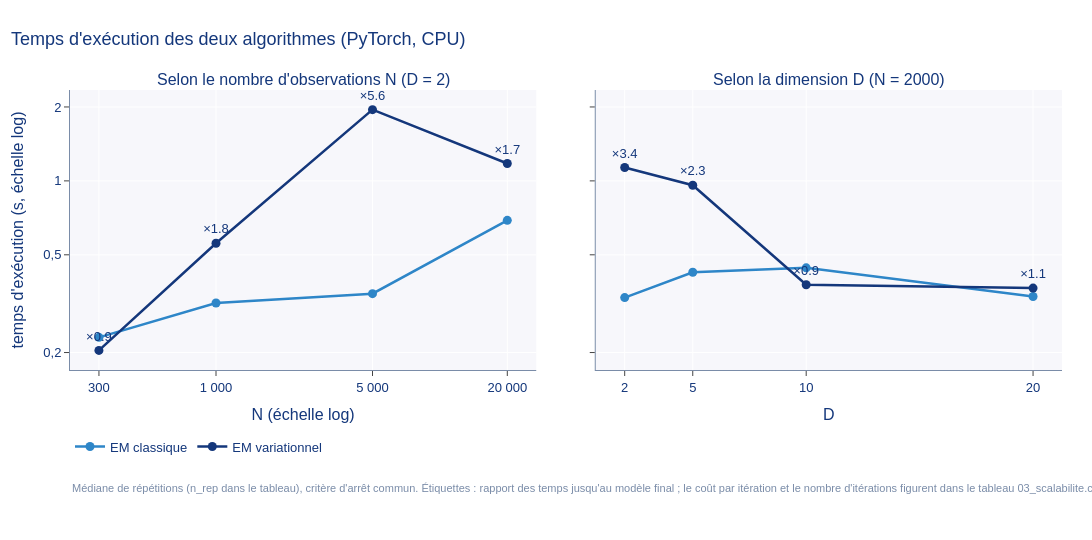

Notebook code for this chart:
### Markdown cell above
## 6. Scalabilité
Les temps mélangent coût par itération et nombre d'itérations ; ils servent à comparer les deux algorithmes entre eux, pas à prédire un temps absolu.

### Code cell
M.exp03_scalabilite(RAPIDE)
figure("03_scalabilite")
tableau("03_scalabilite")

### Figure 1 — Plotly figure (JSON) as saved in the notebook; plotly's stock layout.template omitted (floating-point values rounded to 4 significant figures)
{"data": [{"line": {"color": "#2E86C8", "width": 2.5}, "marker": {"size": 9}, "mode": "lines+markers", "name": "EM classique", "showlegend": true, "type": "scatter", "x": [300, 1000, 5000, 20000], "xaxis": "x", "y": [0.2306, 0.3181, 0.3474, 0.6908], "yaxis": "y"}, {"line": {"color": "#14377B", "width": 2.5}, "marker": {"size": 9}, "mode": "lines+markers+text", "name": "EM variationnel", "showlegend": true, "text": ["×0.9", "×1.8", "×5.6", "×1.7"], "textposition": "top center", "type": "scatter", "x": [300, 1000, 5000, 20000], "xaxis": "x", "y": [0.2041, 0.5574, 1.951, 1.177], "yaxis": "y"}, {"line": {"color": "#2E86C8", "width": 2.5}, "marker": {"size": 9}, "mode": "lines+markers", "name": "EM classique", "showlegend": false, "type": "scatter", "x": [2, 5, 10, 20], "xaxis": "x2", "y": [0.3349, 0.4245, 0.4424, 0.3383], "yaxis": "y2"}, {"line": {"color": "#14377B", "width": 2.5}, "marker": {"size": 9}, "mode": "lines+markers+text", "name": "EM variationnel", "showlegend": false, "text": ["×3.4", "×2.3", "×0.9", "×1.1"], "textposition": "top center", "type": "scatter", "x": [2, 5, 10, 20], "xaxis": "x2", "y": [1.133, 0.96, 0.3777, 0.366], "yaxis": "y2"}], "layout": {"annotations": [{"font": {"size": 16}, "showarrow": false, "text": "Selon le nombre d'observations N (D = 2)", "x": 0.235, "xanchor": "center", "xref": "paper", "y": 1, "yanchor": "bottom", "yref": "paper"}, {"font": {"size": 16}, "showarrow": false, "text": "Selon la dimension D (N = 2000)", "x": 0.765, "xanchor": "center", "xref": "paper", "y": 1, "yanchor": "bottom", "yref": "paper"}, {"font": {"color": "#7A8CA8", "size": 11}, "showarrow": false, "text": "Médiane de répétitions (n_rep dans le tableau), critère d'arrêt commun. Étiquettes : rapport des temps jusqu'au modèle final ; le coût par itération et le nombre d'itérations figurent dans le tableau 03_scalabilite.csv.", "x": 0, "xanchor": "left", "xref": "paper", "y": -0.45, "yref": "paper"}], "colorway": ["#14377B", "#2E86C8", "#38A1E8", "#7A8CA8", "#E07B39", "#3C9D6E", "#B8C4D6", "#8E5BA8"], "font": {"color": "#14377B", "family": "Montserrat, Helvetica, Arial, sans-serif", "size": 13}, "height": 540, "legend": {"bgcolor": "white", "font": {"size": 13}, "orientation": "h", "x": 0, "xanchor": "left", "y": -0.22, "yanchor": "top"}, "margin": {"b": 170, "l": 70, "r": 30, "t": 90}, "paper_bgcolor": "white", "plot_bgcolor": "#F7F7FB", "title": {"font": {"color": "#14377B", "size": 18}, "text": "Temps d'exécution des deux algorithmes (PyTorch, CPU)", "x": 0.01}, "width": 1100, "xaxis": {"anchor": "y", "domain": [0, 0.47], "gridcolor": "white", "linecolor": "#7A8CA8", "showline": true, "ticks": "outside", "ticktext": ["300", "1 000", "5 000", "20 000"], "tickvals": [300, 1000, 5000, 20000], "title": {"text": "N (échelle log)"}, "type": "log", "zeroline": false}, "xaxis2": {"anchor": "y2", "domain": [0.53, 1], "gridcolor": "white", "linecolor": "#7A8CA8", "showline": true, "ticks": "outside", "tickvals": [2, 5, 10, 20], "title": {"text": "D"}, "zeroline": false}, "yaxis": {"anchor": "x", "domain": [0, 1], "gridcolor": "white", "linecolor": "#7A8CA8", "showline": true, "ticks": "outside", "ticktext": ["0,05", "0,1", "0,2", "0,5", "1", "2", "5", "10"], "tickvals": [0.05, 0.1, 0.2, 0.5, 1, 2, 5, 10], "title": {"text": "temps d'exécution (s, échelle log)"}, "type": "log", "zeroline": false}, "yaxis2": {"anchor": "x2", "domain": [0, 1], "gridcolor": "white", "linecolor": "#7A8CA8", "matches": "y", "showline": true, "showticklabels": false, "ticks": "outside", "ticktext": ["0,05", "0,1", "0,2", "0,5", "1", "2", "5", "10"], "tickvals": [0.05, 0.1, 0.2, 0.5, 1, 2, 5, 10], "type": "log", "zeroline": false}}}
